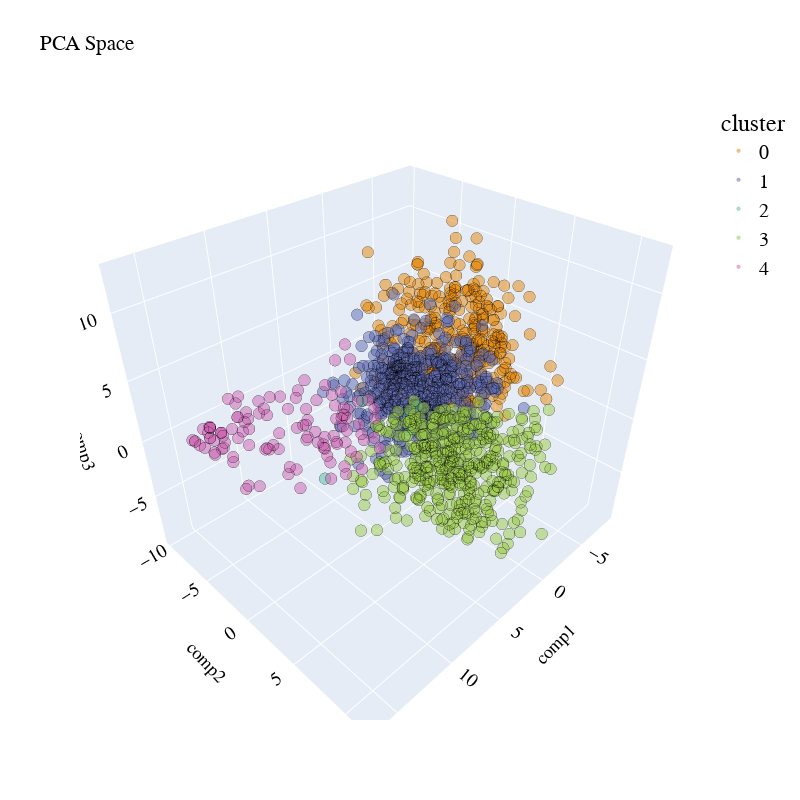

Notebook code for this chart:
### Code cell
plot_pca_3d(df_pca_3d, title = "PCA Space", opacity=0.5, width_line = 0.1)
